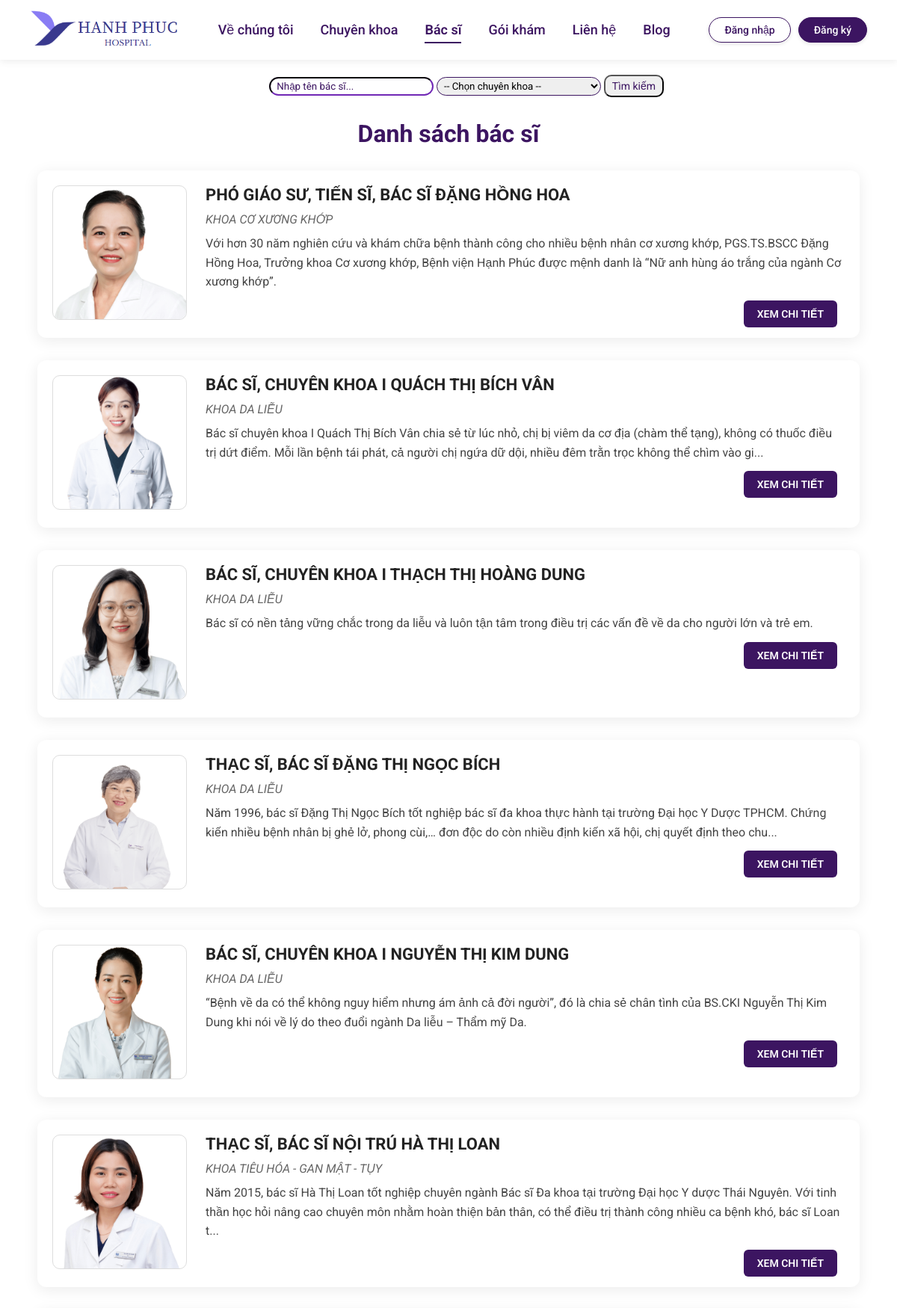
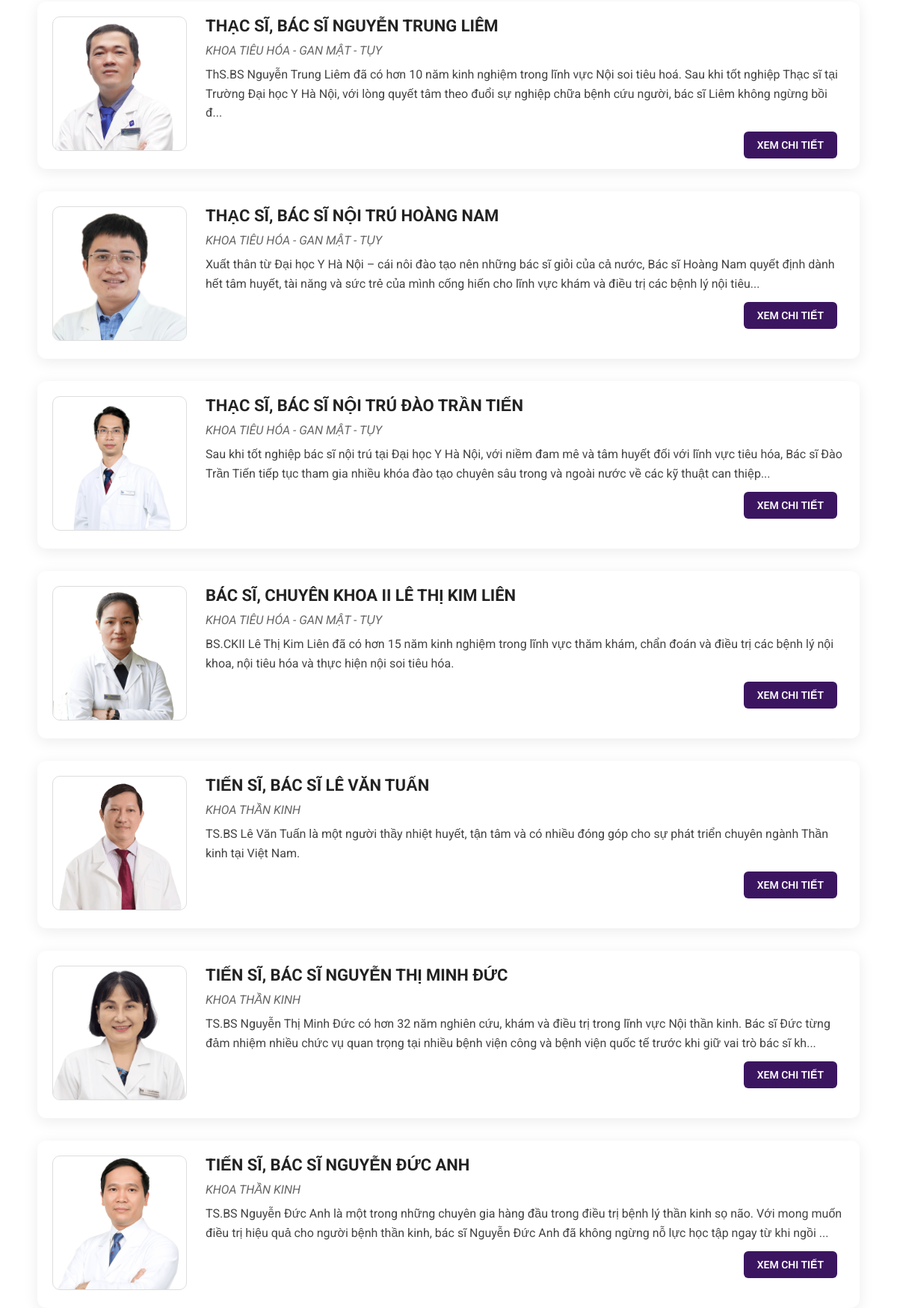
The page /?action=bacsi (upper part) on the database its author committed (2 pictures, top to bottom).
### tables this page shows
CREATE TABLE `bacsi` (
  `mabacsi` int(11) UNSIGNED NOT NULL,
  `motabs` varchar(1000) NOT NULL,
  `gioithieubs` varchar(5000) NOT NULL,
  `hoten` varchar(100) NOT NULL,
  `ngaysinh` date NOT NULL,
  `email` varchar(100) NOT NULL,
  `sdt` int(12) NOT NULL,
  `cccd` bigint(200) NOT NULL,
  `ngaybatdau` date NOT NULL,
  `ngayketthuc` date DEFAULT NULL,
  `imgbs` varchar(100) NOT NULL,
  `giakham` int(11) NOT NULL,
  `machuyenkhoa` int(11) UNSIGNED NOT NULL,
  `capbac` varchar(100) NOT NULL,
  `trangthai` varchar(50) NOT NULL,
  `tentk` varchar(100) NOT NULL
);

CREATE TABLE `chuyenkhoa` (
  `machuyenkhoa` int(11) UNSIGNED NOT NULL,
  `tenchuyenkhoa` varchar(100) NOT NULL,
  `mota` varchar(5000) DEFAULT NULL,
  `dichvu` varchar(5000) NOT NULL,
  `trangthai` int(11) DEFAULT NULL,
  `img` varchar(100) NOT NULL
);

### Models/mbacsi.php (called while the page is built, shortened)
<?php
 class mBacSi{
        public function dsbacsi(){
            $p = new clsKetNoi();
            $con = $p->moketnoi();
            $con->set_charset('utf8');
            if($con){
                $str = "select * from bacsi join chuyenkhoa on bacsi.machuyenkhoa = chuyenkhoa.machuyenkhoa";
                $tbl = $con->query($str);
                return $tbl;
            }else{
                return false;
            }
        }
    }
?>

### Controllers/cbacsi.php (called while the page is built, shortened)
<?php
include_once("Models/mbacsi.php");
class cBacSi{
    public function getAllBacSi(){
        $p = new mBacSi();
        $tbl = $p->dsbacsi();
        if(!$tbl){
            return -1;
        }else{
            if($tbl->num_rows > 0){
                return $tbl;
            }else{
                return 0;
            }
        }
    }
}
?>

### Views/benhnhan/pages/bacsi/index.php (the view, shortened to what this page needs)
<?php
include_once("Controllers/cbacsi.php");
$cBacSi = new cBacSi();
if (!empty($_GET['name']) && !empty($_GET['khoa'])) {
    $ds = $cBacSi->getBacSiByTenAndKhoa(trim($_GET['name']), $_GET['khoa']);
} elseif (!empty($_GET['name'])) {
    $ds = $cBacSi->getBacSiByName(trim($_GET['name']));
} elseif (!empty($_GET['khoa'])) {
    $ds = $cBacSi->getBacSiByKhoa($_GET['khoa']);
} else {
    $ds = $cBacSi->getAllBacSi();
}
?>
<!DOCTYPE html>
<html lang="vi">
<head>
</head>
<body>
<div class="search-forms">
    <form method="GET" action="index.php">
        <input class="textsearch" type="text" name="name" placeholder=" Nhập tên bác sĩ..."
            value="<?php echo isset($_GET['name']) ? htmlspecialchars($_GET['name']) : '' ?>">
        <select name="khoa" class="textsearch">
            <option value="">-- Chọn chuyên khoa --</option>
        </select>
        <button class="btnsearch" type="submit">Tìm kiếm</button>
    </form>
</div>
<h1>Danh sách bác sĩ</h1>
<?php
    if (is_int($ds) && $ds == -1) {
        echo "<p style='text-align:center; color:red;'>Lỗi kết nối dữ liệu.</p>";
    } elseif (is_int($ds) && $ds == 0) {
        echo "<p style='text-align:center;'>Không có bác sĩ nào.</p>";
    } else {
        while ($row = $ds->fetch_assoc()) {
?>
    <div class="doctor-card">
        <div class="doctor-img">
            <img src="Assets/img/<?php echo htmlspecialchars($row['imgbs']); ?>" alt="Ảnh bác sĩ">
        </div>
        <div class="doctor-info">
            <h2 class="doctor-name">
                <?php echo htmlspecialchars($row['capbac']) . ' ' . htmlspecialchars($row['hoten']); ?>
            </h2>
            <p class="doctor-position"><?php echo htmlspecialchars($row['tenchuyenkhoa']); ?></p>
            <p class="doctor-desc">
                <?php
                    $desc = strip_tags($row['motabs']);
                    echo strlen($desc) > 300 ? substr($desc, 0, 300) . '...' : $desc;
                ?>
            </p>
            <div class="doctor-buttons" >
                <a href="?action=chitietbacsi&id=<?php echo $row['mabacsi']; ?>" class="btn-secondary">XEM CHI TIẾT</a>
            </div>
        </div>
    </div>
<?php
        }
    }
?>
</body>
</html>

### Views/benhnhan/layout/header.php (style rules this page uses)
* { margin: 0; padding: 0; box-sizing: border-box; font-family: 'Roboto', sans-serif; }
body { background-color: #f8f9fa; }

### Views/benhnhan/pages/bacsi/index.php (style rules this page uses)
body { margin-top:100px; }
.textsearch { border-radius: 15px; width:220px; height:25px; padding-left: 5px; border-color:rgb(60, 21, 97); }
.textsearch::placeholder { color:rgb(60, 21, 97); opacity: 1; }
.btnsearch { width: 80px; height: 30px; border-radius: 10px; color: rgb(60, 21, 97); font-size:14px; }
body { font-family: Arial, sans-serif; background: white; }
h1 { text-align: center; color: #3c1561; margin-top: 30px; }
.doctor-card { display: flex; gap: 25px; background: #fff; padding: 20px; border-radius: 12px; box-shadow: 0 4px 20px rgba(0,0,0,0.08); margin: 30px auto; max-width: 1100px; align-items: flex-start; }
.doctor-img img { width: 180px; border-radius: 10px; border: 1px solid #ddd; object-fit: cover; }
.doctor-info { flex: 1; }
.doctor-name { font-size: 22px; font-weight: bold; color: #222; margin-bottom: 10px; text-transform: uppercase; }
.doctor-position, .doctor-hospital { font-style: italic; color: #666; margin-bottom: 6px; }
.doctor-desc { margin: 10px 0 20px; color: #444; line-height: 1.6; }
.doctor-buttons { text-align: right; }
.doctor-buttons a { text-decoration: none; padding: 10px 18px; margin-right: 10px; border-radius: 6px; font-weight: 600; font-size: 14px; background-color: #3c1561; color: #fff; }
.btn-secondary { background-color: #0288d1; color: #fff; }
.search-forms { padding-left: 30%; }

### rows shown on the page
bacsi: imgbs (picture), capbac "PHÓ GIÁO SƯ, TIẾN SĨ, BÁC SĨ", hoten "ĐẶNG HỒNG HOA", machuyenkhoa.tenchuyenkhoa "KHOA CƠ XƯƠNG KHỚP", motabs "Với hơn 30 năm nghiên cứu và khám chữa bệnh thành công cho nhiều bệnh nhân cơ xương khớp, PGS.TS.BSCC Đặng Hồng Hoa, Trưởng khoa Cơ xương khớp, Bệnh viện Hạnh Phúc được mệnh danh là “Nữ anh hùng áo trắng của ngành Cơ xương khớp”."
bacsi: imgbs (picture), capbac "BÁC SĨ, CHUYÊN KHOA I", hoten "QUÁCH THỊ BÍCH VÂN", machuyenkhoa.tenchuyenkhoa "KHOA DA LIỄU", motabs "Bác sĩ chuyên khoa I Quách Thị Bích Vân chia sẻ từ lúc nhỏ, chị bị viêm da cơ địa (chàm thể tạng), không có thuốc điều trị dứt điểm. Mỗi lần bệnh tái phát, cả người chị ngứa dữ dội, nhiều đêm trằn trọc không thể chìm vào gi"
bacsi: imgbs (picture), capbac "BÁC SĨ, CHUYÊN KHOA I", hoten "THẠCH THỊ HOÀNG DUNG", machuyenkhoa.tenchuyenkhoa "KHOA DA LIỄU", motabs "Bác sĩ có nền tảng vững chắc trong da liễu và luôn tận tâm trong điều trị các vấn đề về da cho người lớn và trẻ em."
bacsi: imgbs (picture), capbac "THẠC SĨ, BÁC SĨ", hoten "ĐẶNG THỊ NGỌC BÍCH", machuyenkhoa.tenchuyenkhoa "KHOA DA LIỄU", motabs "Năm 1996, bác sĩ Đặng Thị Ngọc Bích tốt nghiệp bác sĩ đa khoa thực hành tại trường Đại học Y Dược TPHCM. Chứng kiến nhiều bệnh nhân bị ghẻ lở, phong cùi,… đơn độc do còn nhiều định kiến xã hội, chị quyết định theo chu"
bacsi: imgbs (picture), capbac "BÁC SĨ, CHUYÊN KHOA I", hoten "NGUYỄN THỊ KIM DUNG", machuyenkhoa.tenchuyenkhoa "KHOA DA LIỄU", motabs "“Bệnh về da có thể không nguy hiểm nhưng ám ảnh cả đời người”, đó là chia sẻ chân tình của BS.CKI Nguyễn Thị Kim Dung khi nói về lý do theo đuổi ngành Da liễu – Thẩm mỹ Da."
bacsi: imgbs (picture), capbac "THẠC SĨ, BÁC SĨ NỘI TRÚ", hoten "HÀ THỊ LOAN", machuyenkhoa.tenchuyenkhoa "KHOA TIÊU HÓA - GAN MẬT - TỤY", motabs "Năm 2015, bác sĩ Hà Thị Loan tốt nghiệp chuyên ngành Bác sĩ Đa khoa tại trường Đại học Y dược Thái Nguyên. Với tinh thần học hỏi nâng cao chuyên môn nhằm hoàn thiện bản thân, có thể điều trị thành công nhiều ca bệnh khó, bác sĩ Loan t"
bacsi: imgbs (picture), capbac "THẠC SĨ, BÁC SĨ", hoten "NGUYỄN TRUNG LIÊM", machuyenkhoa.tenchuyenkhoa "KHOA TIÊU HÓA - GAN MẬT - TỤY", motabs "ThS.BS Nguyễn Trung Liêm đã có hơn 10 năm kinh nghiệm trong lĩnh vực Nội soi tiêu hoá. Sau khi tốt nghiệp Thạc sĩ tại Trường Đại học Y Hà Nội, với lòng quyết tâm theo đuổi sự nghiệp chữa bệnh cứu người, bác sĩ Liêm không ngừng bồi đ"
bacsi: imgbs (picture), capbac "THẠC SĨ, BÁC SĨ NỘI TRÚ", hoten "HOÀNG NAM", machuyenkhoa.tenchuyenkhoa "KHOA TIÊU HÓA - GAN MẬT - TỤY", motabs "Xuất thân từ Đại học Y Hà Nội – cái nôi đào tạo nên những bác sĩ giỏi của cả nước, Bác sĩ Hoàng Nam quyết định dành hết tâm huyết, tài năng và sức trẻ của mình cống hiến cho lĩnh vực khám và điều trị các bệnh lý nội tiêu"
bacsi: imgbs (picture), capbac "THẠC SĨ, BÁC SĨ NỘI TRÚ", hoten "ĐÀO TRẦN TIẾN", machuyenkhoa.tenchuyenkhoa "KHOA TIÊU HÓA - GAN MẬT - TỤY", motabs "Sau khi tốt nghiệp bác sĩ nội trú tại Đại học Y Hà Nội, với niềm đam mê và tâm huyết đối với lĩnh vực tiêu hóa, Bác sĩ Đào Trần Tiến tiếp tục tham gia nhiều khóa đào tạo chuyên sâu trong và ngoài nước về các kỹ thuật can thiệp"
bacsi: imgbs (picture), capbac "BÁC SĨ, CHUYÊN KHOA II", hoten "LÊ THỊ KIM LIÊN", machuyenkhoa.tenchuyenkhoa "KHOA TIÊU HÓA - GAN MẬT - TỤY", motabs "BS.CKII Lê Thị Kim Liên đã có hơn 15 năm kinh nghiệm trong lĩnh vực thăm khám, chẩn đoán và điều trị các bệnh lý nội khoa, nội tiêu hóa và thực hiện nội soi tiêu hóa."
bacsi: imgbs (picture), capbac "TIẾN SĨ, BÁC SĨ", hoten "LÊ VĂN TUẤN", machuyenkhoa.tenchuyenkhoa "KHOA THẦN KINH", motabs "TS.BS Lê Văn Tuấn là một người thầy nhiệt huyết, tận tâm và có nhiều đóng góp cho sự phát triển chuyên ngành Thần kinh tại Việt Nam."
bacsi: imgbs (picture), capbac "TIẾN SĨ, BÁC SĨ", hoten "NGUYỄN THỊ MINH ĐỨC", machuyenkhoa.tenchuyenkhoa "KHOA THẦN KINH", motabs "TS.BS Nguyễn Thị Minh Đức có hơn 32 năm nghiên cứu, khám và điều trị trong lĩnh vực Nội thần kinh. Bác sĩ Đức từng đảm nhiệm nhiều chức vụ quan trọng tại nhiều bệnh viện công và bệnh viện quốc tế trước khi giữ vai trò bác sĩ kh"
bacsi: imgbs (picture), capbac "TIẾN SĨ, BÁC SĨ", hoten "NGUYỄN ĐỨC ANH", machuyenkhoa.tenchuyenkhoa "KHOA THẦN KINH", motabs "TS.BS Nguyễn Đức Anh là một trong những chuyên gia hàng đầu trong điều trị bệnh lý thần kinh sọ não. Với mong muốn điều trị hiệu quả cho người bệnh thần kinh, bác sĩ Nguyễn Đức Anh đã không ngừng nỗ lực học tập ngay từ khi ngồi"
